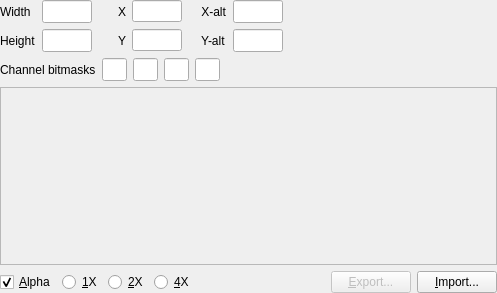
<?xml version="1.0" encoding="UTF-8"?>
<ui version="4.0">
 <class>BitmapResource</class>
 <widget class="QWidget" name="BitmapResource">
  <property name="geometry">
   <rect>
    <x>0</x>
    <y>0</y>
    <width>497</width>
    <height>293</height>
   </rect>
  </property>
  <layout class="QVBoxLayout">
   <property name="margin" stdset="0">
    <number>0</number>
   </property>
   <item>
    <layout class="QGridLayout">
     <item row="3" column="4">
      <widget class="QLineEdit" name="editY">
       <property name="maximumSize">
        <size>
         <width>50</width>
         <height>16777215</height>
        </size>
       </property>
      </widget>
     </item>
     <item row="0" column="6">
      <widget class="QLineEdit" name="editXalt">
       <property name="maximumSize">
        <size>
         <width>50</width>
         <height>16777215</height>
        </size>
       </property>
       <property name="font">
        <font>
         <family>Monospace, Courier</family>
        </font>
       </property>
       <property name="inputMask">
        <string/>
       </property>
       <property name="alignment">
        <set>Qt::AlignLeading|Qt::AlignLeft|Qt::AlignVCenter</set>
       </property>
      </widget>
     </item>
     <item row="3" column="6">
      <widget class="QLineEdit" name="editYalt">
       <property name="maximumSize">
        <size>
         <width>50</width>
         <height>16777215</height>
        </size>
       </property>
       <property name="font">
        <font>
         <family>Monospace, Courier</family>
        </font>
       </property>
       <property name="inputMask">
        <string/>
       </property>
       <property name="maxLength">
        <number>32767</number>
       </property>
       <property name="alignment">
        <set>Qt::AlignLeading|Qt::AlignLeft|Qt::AlignVCenter</set>
       </property>
      </widget>
     </item>
     <item row="3" column="2">
      <spacer>
       <property name="orientation">
        <enum>Qt::Horizontal</enum>
       </property>
       <property name="sizeType">
        <enum>QSizePolicy::Fixed</enum>
       </property>
       <property name="sizeHint" stdset="0">
        <size>
         <width>20</width>
         <height>20</height>
        </size>
       </property>
      </spacer>
     </item>
     <item row="0" column="0">
      <widget class="QLabel" name="labelWidth">
       <property name="text">
        <string>Width</string>
       </property>
      </widget>
     </item>
     <item row="3" column="7">
      <spacer>
       <property name="orientation">
        <enum>Qt::Horizontal</enum>
       </property>
       <property name="sizeHint" stdset="0">
        <size>
         <width>40</width>
         <height>20</height>
        </size>
       </property>
      </spacer>
     </item>
     <item row="0" column="3">
      <widget class="QLabel" name="labelX">
       <property name="text">
        <string>X</string>
       </property>
      </widget>
     </item>
     <item row="3" column="3">
      <widget class="QLabel" name="labelY">
       <property name="text">
        <string>Y</string>
       </property>
      </widget>
     </item>
     <item row="3" column="0">
      <widget class="QLabel" name="labelHeight">
       <property name="text">
        <string>Height</string>
       </property>
      </widget>
     </item>
     <item row="3" column="1">
      <widget class="QLineEdit" name="editHeight">
       <property name="maximumSize">
        <size>
         <width>50</width>
         <height>16777215</height>
        </size>
       </property>
       <property name="font">
        <font>
         <family>Monospace, Courier</family>
        </font>
       </property>
       <property name="alignment">
        <set>Qt::AlignRight|Qt::AlignTrailing|Qt::AlignVCenter</set>
       </property>
       <property name="readOnly">
        <bool>true</bool>
       </property>
      </widget>
     </item>
     <item row="0" column="4">
      <widget class="QLineEdit" name="editX">
       <property name="maximumSize">
        <size>
         <width>50</width>
         <height>16777215</height>
        </size>
       </property>
      </widget>
     </item>
     <item row="0" column="1">
      <widget class="QLineEdit" name="editWidth">
       <property name="maximumSize">
        <size>
         <width>50</width>
         <height>16777215</height>
        </size>
       </property>
       <property name="font">
        <font>
         <family>Monospace, Courier</family>
        </font>
       </property>
       <property name="alignment">
        <set>Qt::AlignRight|Qt::AlignTrailing|Qt::AlignVCenter</set>
       </property>
       <property name="readOnly">
        <bool>true</bool>
       </property>
      </widget>
     </item>
     <item row="0" column="5">
      <widget class="QLabel" name="labelXalt">
       <property name="text">
        <string>    X-alt</string>
       </property>
      </widget>
     </item>
     <item row="3" column="5">
      <widget class="QLabel" name="labelYalt">
       <property name="text">
        <string>    Y-alt</string>
       </property>
      </widget>
     </item>
    </layout>
   </item>
   <item>
    <layout class="QHBoxLayout">
     <item>
      <widget class="QLabel" name="channelLabel">
       <property name="text">
        <string>Channel bitmasks</string>
       </property>
      </widget>
     </item>
     <item>
      <widget class="QLineEdit" name="editPlanar0">
       <property name="maximumSize">
        <size>
         <width>25</width>
         <height>16777215</height>
        </size>
       </property>
       <property name="font">
        <font>
         <family>Monospace, Courier</family>
        </font>
       </property>
       <property name="inputMask">
        <string>HH</string>
       </property>
       <property name="alignment">
        <set>Qt::AlignCenter</set>
       </property>
      </widget>
     </item>
     <item>
      <widget class="QLineEdit" name="editPlanar1">
       <property name="maximumSize">
        <size>
         <width>25</width>
         <height>16777215</height>
        </size>
       </property>
       <property name="font">
        <font>
         <family>Monospace, Courier</family>
        </font>
       </property>
       <property name="inputMask">
        <string>HH</string>
       </property>
       <property name="alignment">
        <set>Qt::AlignCenter</set>
       </property>
      </widget>
     </item>
     <item>
      <widget class="QLineEdit" name="editPlanar2">
       <property name="maximumSize">
        <size>
         <width>25</width>
         <height>16777215</height>
        </size>
       </property>
       <property name="font">
        <font>
         <family>Monospace, Courier</family>
        </font>
       </property>
       <property name="inputMask">
        <string>HH</string>
       </property>
       <property name="alignment">
        <set>Qt::AlignCenter</set>
       </property>
      </widget>
     </item>
     <item>
      <widget class="QLineEdit" name="editPlanar3">
       <property name="maximumSize">
        <size>
         <width>25</width>
         <height>16777215</height>
        </size>
       </property>
       <property name="font">
        <font>
         <family>Monospace, Courier</family>
        </font>
       </property>
       <property name="inputMask">
        <string>HH</string>
       </property>
       <property name="alignment">
        <set>Qt::AlignCenter</set>
       </property>
      </widget>
     </item>
     <item>
      <spacer>
       <property name="orientation">
        <enum>Qt::Horizontal</enum>
       </property>
       <property name="sizeHint" stdset="0">
        <size>
         <width>40</width>
         <height>20</height>
        </size>
       </property>
      </spacer>
     </item>
    </layout>
   </item>
   <item>
    <widget class="QScrollArea" name="scrollArea">
     <widget class="QLabel" name="imageLabel">
      <property name="geometry">
       <rect>
        <x>0</x>
        <y>0</y>
        <width>12</width>
        <height>23</height>
       </rect>
      </property>
     </widget>
    </widget>
   </item>
   <item>
    <layout class="QHBoxLayout">
     <item>
      <widget class="QCheckBox" name="checkAlpha">
       <property name="text">
        <string>&amp;Alpha</string>
       </property>
       <property name="checked">
        <bool>true</bool>
       </property>
      </widget>
     </item>
     <item>
      <widget class="QRadioButton" name="radioScale1">
       <property name="text">
        <string>&amp;1X</string>
       </property>
      </widget>
     </item>
     <item>
      <widget class="QRadioButton" name="radioScale2">
       <property name="text">
        <string>&amp;2X</string>
       </property>
      </widget>
     </item>
      <item>
       <widget class="QRadioButton" name="radioScale4">
        <property name="text">
         <string>&amp;4X</string>
        </property>
       </widget>
      </item>
     <item>
      <spacer>
       <property name="orientation">
        <enum>Qt::Horizontal</enum>
       </property>
       <property name="sizeHint" stdset="0">
        <size>
         <width>40</width>
         <height>20</height>
        </size>
       </property>
      </spacer>
     </item>
     <item>
      <widget class="QPushButton" name="buttonExport">
       <property name="enabled">
        <bool>false</bool>
       </property>
       <property name="text">
        <string>&amp;Export...</string>
       </property>
      </widget>
     </item>
     <item>
      <widget class="QPushButton" name="buttonImport">
       <property name="text">
        <string>&amp;Import...</string>
       </property>
      </widget>
     </item>
    </layout>
   </item>
  </layout>
 </widget>
 <resources/>
 <connections>
  <connection>
   <sender>editX</sender>
   <signal>textChanged(QString)</signal>
   <receiver>BitmapResource</receiver>
   <slot>isModified()</slot>
   <hints>
    <hint type="sourcelabel">
     <x>20</x>
     <y>20</y>
    </hint>
    <hint type="destinationlabel">
     <x>20</x>
     <y>20</y>
    </hint>
   </hints>
  </connection>
  <connection>
   <sender>editY</sender>
   <signal>textChanged(QString)</signal>
   <receiver>BitmapResource</receiver>
   <slot>isModified()</slot>
   <hints>
    <hint type="sourcelabel">
     <x>20</x>
     <y>20</y>
    </hint>
    <hint type="destinationlabel">
     <x>20</x>
     <y>20</y>
    </hint>
   </hints>
  </connection>
  <connection>
   <sender>editXalt</sender>
   <signal>textChanged(QString)</signal>
   <receiver>BitmapResource</receiver>
   <slot>isModified()</slot>
   <hints>
    <hint type="sourcelabel">
     <x>20</x>
     <y>20</y>
    </hint>
    <hint type="destinationlabel">
     <x>20</x>
     <y>20</y>
    </hint>
   </hints>
  </connection>
  <connection>
   <sender>editYalt</sender>
   <signal>textChanged(QString)</signal>
   <receiver>BitmapResource</receiver>
   <slot>isModified()</slot>
   <hints>
    <hint type="sourcelabel">
     <x>20</x>
     <y>20</y>
    </hint>
    <hint type="destinationlabel">
     <x>20</x>
     <y>20</y>
    </hint>
   </hints>
  </connection>
  <connection>
   <sender>editPlanar0</sender>
   <signal>textChanged(QString)</signal>
   <receiver>BitmapResource</receiver>
   <slot>isModified()</slot>
   <hints>
    <hint type="sourcelabel">
     <x>20</x>
     <y>20</y>
    </hint>
    <hint type="destinationlabel">
     <x>20</x>
     <y>20</y>
    </hint>
   </hints>
  </connection>
  <connection>
   <sender>editPlanar1</sender>
   <signal>textChanged(QString)</signal>
   <receiver>BitmapResource</receiver>
   <slot>isModified()</slot>
   <hints>
    <hint type="sourcelabel">
     <x>20</x>
     <y>20</y>
    </hint>
    <hint type="destinationlabel">
     <x>20</x>
     <y>20</y>
    </hint>
   </hints>
  </connection>
  <connection>
   <sender>editPlanar2</sender>
   <signal>textChanged(QString)</signal>
   <receiver>BitmapResource</receiver>
   <slot>isModified()</slot>
   <hints>
    <hint type="sourcelabel">
     <x>20</x>
     <y>20</y>
    </hint>
    <hint type="destinationlabel">
     <x>20</x>
     <y>20</y>
    </hint>
   </hints>
  </connection>
  <connection>
   <sender>editPlanar3</sender>
   <signal>textChanged(QString)</signal>
   <receiver>BitmapResource</receiver>
   <slot>isModified()</slot>
   <hints>
    <hint type="sourcelabel">
     <x>20</x>
     <y>20</y>
    </hint>
    <hint type="destinationlabel">
     <x>20</x>
     <y>20</y>
    </hint>
   </hints>
  </connection>
  <connection>
   <sender>checkAlpha</sender>
   <signal>toggled(bool)</signal>
   <receiver>BitmapResource</receiver>
   <slot>toggleAlpha(bool)</slot>
   <hints>
    <hint type="sourcelabel">
     <x>20</x>
     <y>20</y>
    </hint>
    <hint type="destinationlabel">
     <x>20</x>
     <y>20</y>
    </hint>
   </hints>
    </connection>
   </connections>
   <slots>
    <slot>isModified()</slot>
    <slot>toggleAlpha(bool)</slot>
    <slot>scale()</slot>
    <slot>exportFile()</slot>
    <slot>importFile()</slot>
   </slots>
  </ui>
